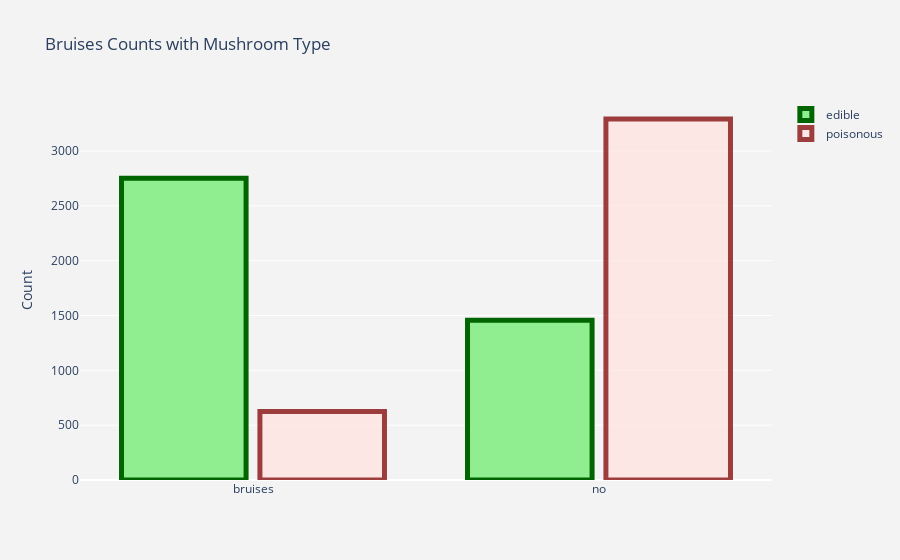

Notebook source saved alongside this figure:
### Markdown cell above
Following figure shows bruises counts with mushroom types. And we can say, most of edible mushrooms have bruises, however, a lot of the poisonous mushrooms haven't.

### Code cell
data4 = [
  go.Histogram(
    histfunc = "count",
    x = edible["bruises"], 
    name = "edible",
    marker=dict(color="lightgreen",line=dict(color='darkgreen', width=5))
  ),
  go.Histogram(
    histfunc = "count",
    x = poisonous["bruises"],
    name = "poisonous",
    marker=dict(color="mistyrose",line=dict(color='maroon', width=5)),
    opacity=0.75
  )
]

layout = go.Layout(
    title='Bruises Counts with Mushroom Type',
    xaxis=dict(
        title=''
    ),
    yaxis=dict(
        title='Count'
    ),
    bargap=0.2,
    bargroupgap=0.1, paper_bgcolor='rgb(243, 243, 243)',
    plot_bgcolor="rgb(243, 243, 243)")
fig = go.Figure(data=data4, layout=layout)
iplot(fig)

### Figure 1 — Plotly figure (JSON) as saved in the notebook; plotly's stock layout.template omitted (floating-point values rounded to 4 significant figures; data arrays with more than 128 entries replaced by an {"elided": "..."} marker saying what was removed)
{"data": [{"histfunc": "count", "marker": {"color": "lightgreen", "line": {"color": "darkgreen", "width": 5}}, "name": "edible", "type": "histogram", "x": {"elided": "4208 str values"}}, {"histfunc": "count", "marker": {"color": "mistyrose", "line": {"color": "maroon", "width": 5}}, "name": "poisonous", "opacity": 0.75, "type": "histogram", "x": {"elided": "3916 str values"}}], "layout": {"bargap": 0.2, "bargroupgap": 0.1, "paper_bgcolor": "rgb(243, 243, 243)", "plot_bgcolor": "rgb(243, 243, 243)", "title": {"text": "Bruises Counts with Mushroom Type"}, "xaxis": {"title": {"text": ""}}, "yaxis": {"title": {"text": "Count"}}}}
